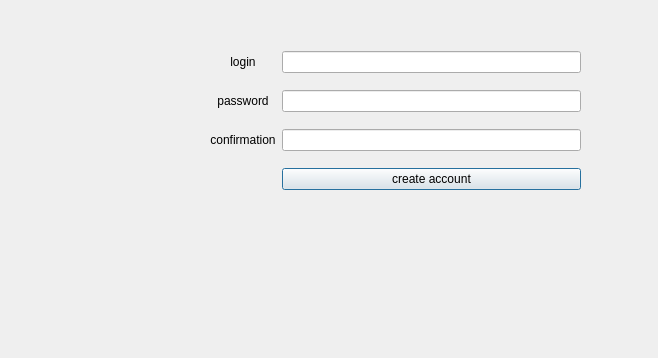
<?xml version="1.0" encoding="UTF-8"?>
<ui version="4.0">
 <class>reg_w</class>
 <widget class="QDialog" name="reg_w">
  <property name="geometry">
   <rect>
    <x>0</x>
    <y>0</y>
    <width>658</width>
    <height>358</height>
   </rect>
  </property>
  <property name="windowTitle">
   <string>Dialog</string>
  </property>
  <widget class="QWidget" name="gridLayoutWidget">
   <property name="geometry">
    <rect>
     <x>210</x>
     <y>40</y>
     <width>371</width>
     <height>161</height>
    </rect>
   </property>
   <layout class="QGridLayout" name="gridLayout">
    <item row="2" column="1">
     <widget class="QLineEdit" name="conf_reg"/>
    </item>
    <item row="1" column="0">
     <widget class="QLabel" name="label_2">
      <property name="text">
       <string>password</string>
      </property>
      <property name="alignment">
       <set>Qt::AlignCenter</set>
      </property>
     </widget>
    </item>
    <item row="2" column="0">
     <widget class="QLabel" name="label_3">
      <property name="text">
       <string>confirmation</string>
      </property>
      <property name="alignment">
       <set>Qt::AlignCenter</set>
      </property>
     </widget>
    </item>
    <item row="1" column="1">
     <widget class="QLineEdit" name="pass_reg"/>
    </item>
    <item row="0" column="0">
     <widget class="QLabel" name="label">
      <property name="text">
       <string>login</string>
      </property>
      <property name="alignment">
       <set>Qt::AlignCenter</set>
      </property>
     </widget>
    </item>
    <item row="0" column="1">
     <widget class="QLineEdit" name="login_reg"/>
    </item>
    <item row="3" column="1">
     <widget class="QPushButton" name="reg_but">
      <property name="text">
       <string>create account</string>
      </property>
     </widget>
    </item>
   </layout>
  </widget>
 </widget>
 <resources/>
 <connections/>
</ui>
